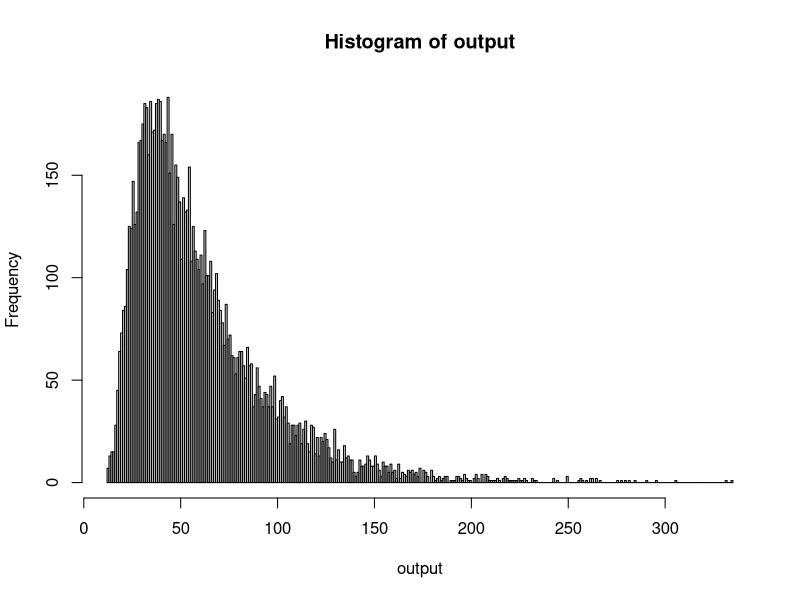

Generate this figure with R:
tryrolls=function(N)
{
  count=rep(0,N)
for(i in 1:N){
  x=rep(0,11)
while(sum(x)<11)
{
count[i]=count[i]+1
roll=sum(sample(1:6,2,replace=T))
x[roll-1]=1
}
}
return(count)
}
output=tryrolls(10000)
mean(output)
hist(output, plot=T, breaks=c(min(output):max(output)))
